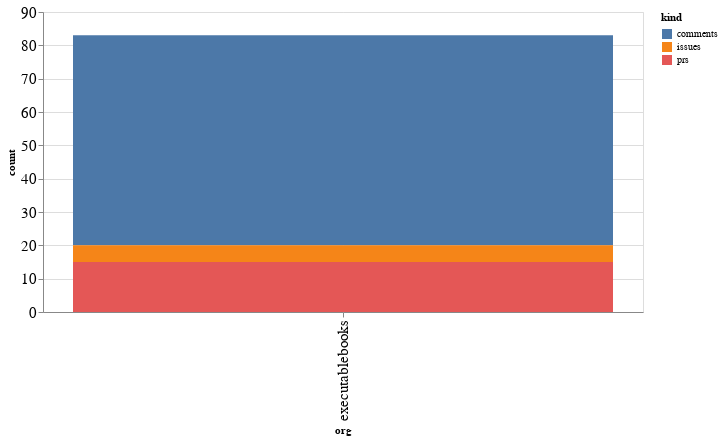

Notebook cell for this chart:
### Code cell
alt.Chart(org_summaries, width=600).mark_bar().encode(
    x='org',
    y='count',
    color='kind',
    tooltip="org"
)

### Figure 1 — Vega-Lite specification as saved in the notebook (floating-point values rounded to 4 significant figures)
{"config": {"axisLeft": {"labelFontSize": 15}, "axisBottom": {"labelFontSize": 15}}, "data": {"name": "data-022f041c5d23e547716712f8d26bb655"}, "mark": "bar", "encoding": {"color": {"type": "nominal", "field": "kind"}, "tooltip": {"type": "nominal", "field": "org"}, "x": {"type": "nominal", "field": "org"}, "y": {"type": "quantitative", "field": "count"}}, "width": 600, "$schema": "https://vega.github.io/schema/vega-lite/v4.8.1.json", "datasets": {"data-022f041c5d23e547716712f8d26bb655": [{"org": "executablebooks", "kind": "comments", "count": 63}, {"org": "executablebooks", "kind": "issues", "count": 5}, {"org": "executablebooks", "kind": "prs", "count": 15}]}}
